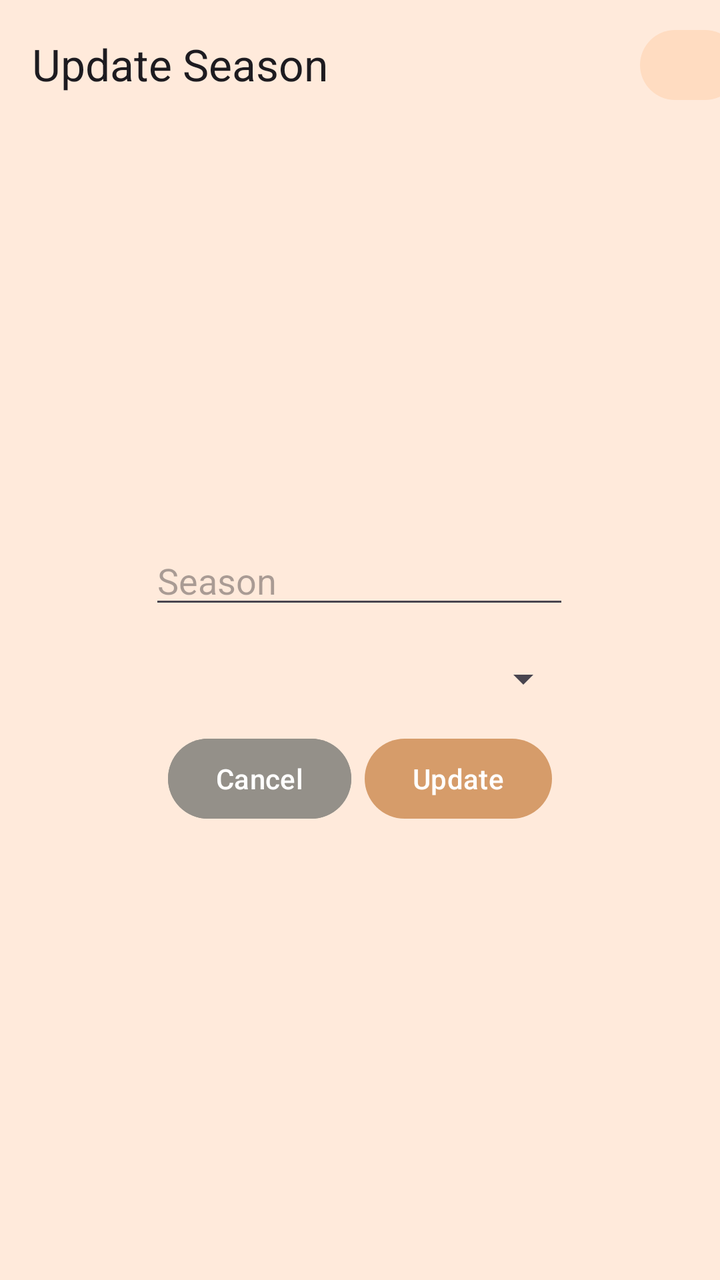
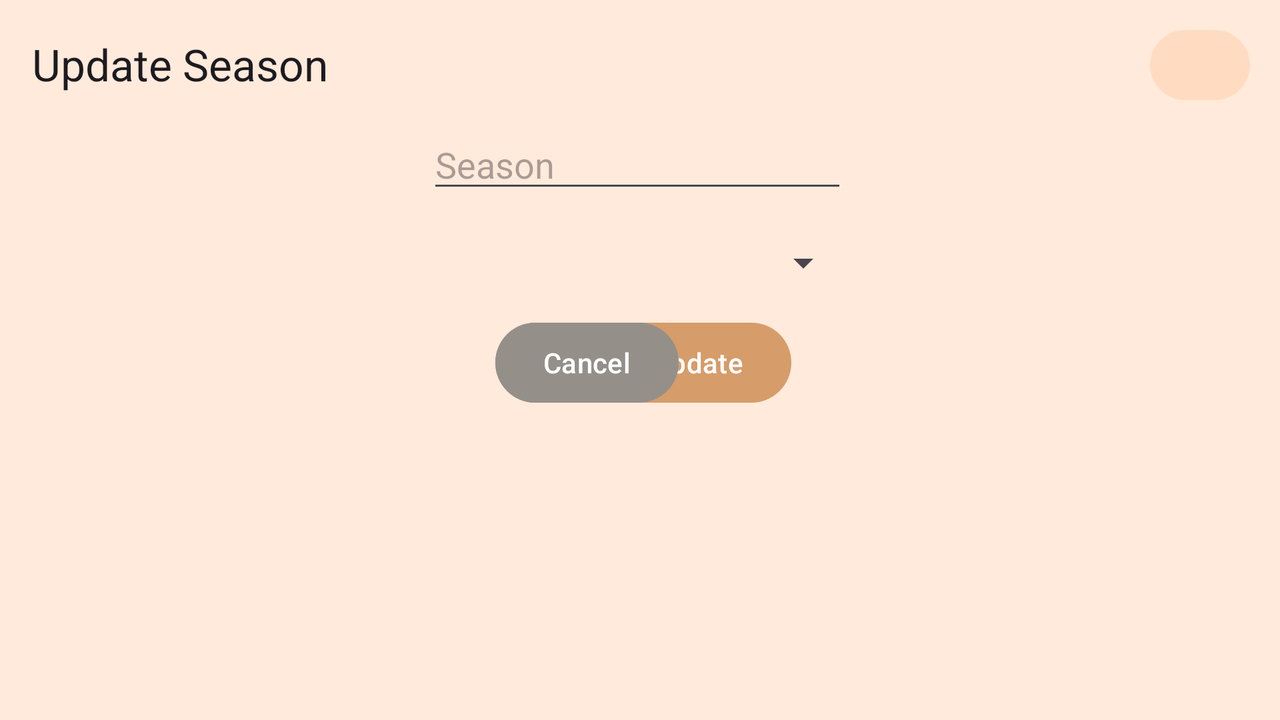

Compare how this app lays out the same screen by default and in its alternative resource folder. The renders come first, then the two layout files and the values they reference.
<!-- AndroidManifest.xml: activity theme AppTheme -->
<!-- res/layout/activity_update_seasons.xml -->
<?xml version="1.0" encoding="utf-8"?>
<androidx.coordinatorlayout.widget.CoordinatorLayout xmlns:android="http://schemas.android.com/apk/res/android"
    xmlns:app="http://schemas.android.com/apk/res-auto"
    xmlns:tools="http://schemas.android.com/tools"
    android:id="@+id/league2_layout"
    android:layout_width="match_parent"
    android:layout_height="match_parent"
    android:fitsSystemWindows="true"
    tools:context=".UpdateSeasonsActivity">
    <com.google.android.material.appbar.AppBarLayout
        android:id="@+id/appBarLayout"
        android:layout_width="match_parent"
        android:layout_height="wrap_content"
        app:layout_constraintEnd_toEndOf="parent"
        app:layout_constraintStart_toStartOf="parent"
        app:layout_constraintTop_toTopOf="parent">

        <com.google.android.material.appbar.MaterialToolbar
            android:id="@+id/topAppBar"
            android:layout_width="match_parent"
            android:layout_height="wrap_content"
            android:background="@color/window"
            android:minHeight="?attr/actionBarSize"
            app:menu="@menu/top_app_bar"
            app:navigationIcon="@drawable/baseline_arrow_back_24"
            app:title="Update Season" />

    </com.google.android.material.appbar.AppBarLayout>

    

    <androidx.core.widget.NestedScrollView
        android:id="@+id/nestedScrollView"
        android:layout_width="match_parent"
        android:layout_height="match_parent"
        app:layout_behavior="@string/appbar_scrolling_view_behavior">

    </androidx.core.widget.NestedScrollView>

    <androidx.constraintlayout.widget.ConstraintLayout
        android:id="@+id/constraintLayout"
        android:layout_width="match_parent"
        android:layout_height="665dp"
        app:layout_constraintTop_toBottomOf="@+id/appBarLayout">
    <Button
        android:id="@+id/update_season"
        android:layout_width="wrap_content"
        android:layout_height="wrap_content"
        android:layout_marginTop="4dp"
        android:text="Update"
        app:layout_constraintEnd_toEndOf="parent"
        app:layout_constraintHorizontal_bias="0.684"
        app:layout_constraintStart_toStartOf="parent"
        app:layout_constraintTop_toBottomOf="@+id/dropDown_season" />

    <Button
        android:id="@+id/cancel_season"
        android:layout_width="wrap_content"
        android:layout_height="wrap_content"
        android:layout_marginTop="4dp"
        android:onClick="mySeasons"
        android:backgroundTint="#949089"
        android:text="Cancel"
        app:layout_constraintBottom_toBottomOf="parent"
        app:layout_constraintEnd_toEndOf="parent"
        app:layout_constraintHorizontal_bias="0.313"
        app:layout_constraintStart_toStartOf="parent"
        app:layout_constraintTop_toBottomOf="@+id/dropDown_season"
        app:layout_constraintVertical_bias="0.0" />

    <EditText
        android:id="@+id/editTextDate_season2"
        android:layout_width="wrap_content"
        android:layout_height="wrap_content"
        android:layout_marginTop="268dp"
        android:ems="10"
        android:hint="Season"
        android:inputType="date"
        app:layout_constraintEnd_toEndOf="parent"
        app:layout_constraintHorizontal_bias="0.497"
        app:layout_constraintStart_toStartOf="parent"
        app:layout_constraintTop_toTopOf="parent" />

    <Spinner
        android:id="@+id/dropDown_season"
        android:layout_width="211dp"
        android:layout_height="44dp"
        android:layout_marginTop="8dp"
        app:layout_constraintEnd_toEndOf="parent"
        app:layout_constraintStart_toStartOf="parent"
        app:layout_constraintTop_toBottomOf="@+id/editTextDate_season2" />
    </androidx.constraintlayout.widget.ConstraintLayout>
    <ImageButton
        android:id="@+id/home"
        android:layout_width="50dp"
        android:layout_height="35dp"
        android:layout_marginStart="320dp"
        android:layout_marginEnd="15dp"
        android:layout_marginTop="15dp"
        android:backgroundTint="@color/home"
        android:onClick="goHome"
        app:layout_anchor="@+id/appBarLayout"
        app:layout_anchorGravity="end|top"
        app:srcCompat="@drawable/baseline_home_filled_24"
        android:background="@drawable/rounded_button"
        android:shape="rectangle"
        />
</androidx.coordinatorlayout.widget.CoordinatorLayout>
<!-- resources referenced by this layout -->
<resources>
  <color name="home">#FFDCC1</color>
  <color name="window">#FFEADB</color>
  <!-- drawable rounded_button (drawable) -->
  <?xml version="1.0" encoding="utf-8"?>
  
  
      <shape xmlns:android="http://schemas.android.com/apk/res/android"
          android:shape="rectangle">
          <solid android:color="@color/md_theme_light_primary" />
          <corners android:radius="25dp" /> 
      </shape>
  <style name="AppTheme" parent="Theme.Material3.Light">
          <item name="android:windowBackground">@color/window</item>
          <item name="colorPrimary">@color/md_theme_light_primary</item>
          <item name="colorOnPrimary">@color/md_theme_light_onPrimary</item>
          <item name="colorPrimaryContainer">@color/md_theme_light_primaryContainer</item>
          <item name="colorOnPrimaryContainer">@color/md_theme_light_onPrimaryContainer</item>
          <item name="colorError">@color/md_theme_light_error</item>
          <item name="colorOnError">@color/md_theme_light_onError</item>
          <item name="colorErrorContainer">@color/md_theme_light_errorContainer</item>
          <item name="colorOnErrorContainer">@color/md_theme_light_onErrorContainer</item>
          <item name="colorOnBackground">@color/md_theme_light_onBackground</item>
          <item name="colorSurface">@color/md_theme_light_surface</item>
          <item name="colorOnSurface">@color/md_theme_light_onSurface</item>
          <item name="windowNoTitle">true</item>
  
  </style>
  <color name="md_theme_light_primary">#D69C6A</color>
  <color name="md_theme_light_onPrimary">#FFFFFF</color>
  <color name="md_theme_light_primaryContainer">#FFDCC1</color>
  <color name="md_theme_light_onPrimaryContainer">#A67547</color>
  <color name="md_theme_light_error">#BA1A1A</color>
  <color name="md_theme_light_onError">#FFFFFF</color>
  <color name="md_theme_light_errorContainer">#FFDAD6</color>
  <color name="md_theme_light_onErrorContainer">#410002</color>
  <color name="md_theme_light_onBackground">#1C1B1F</color>
  <color name="md_theme_light_surface">#FFFBFE</color>
  <color name="md_theme_light_onSurface">#1C1B1F</color>
</resources>
<!-- res/layout-land/activity_update_seasons.xml (the repository's variant of the layout above) -->
<!-- drawn on the phone turned sideways -->
<?xml version="1.0" encoding="utf-8"?>
<androidx.coordinatorlayout.widget.CoordinatorLayout xmlns:android="http://schemas.android.com/apk/res/android"
    xmlns:app="http://schemas.android.com/apk/res-auto"
    xmlns:tools="http://schemas.android.com/tools"
    android:id="@+id/league2_layout"
    android:layout_width="match_parent"
    android:layout_height="match_parent"
    android:fitsSystemWindows="true"
    tools:context=".UpdateSeasonsActivity">
    <com.google.android.material.appbar.AppBarLayout
        android:id="@+id/appBarLayout"
        android:layout_width="match_parent"
        android:layout_height="wrap_content"
        app:layout_constraintEnd_toEndOf="parent"
        app:layout_constraintStart_toStartOf="parent"
        app:layout_constraintTop_toTopOf="parent">

        <com.google.android.material.appbar.MaterialToolbar
            android:id="@+id/topAppBar"
            android:layout_width="match_parent"
            android:layout_height="wrap_content"
            android:background="@color/window"
            android:minHeight="?attr/actionBarSize"
            app:menu="@menu/top_app_bar"
            app:navigationIcon="@drawable/baseline_arrow_back_24"
            app:title="Update Season" />

    </com.google.android.material.appbar.AppBarLayout>

    

    <androidx.core.widget.NestedScrollView
        android:id="@+id/nestedScrollView"
        android:layout_width="match_parent"
        android:layout_height="match_parent"
        app:layout_behavior="@string/appbar_scrolling_view_behavior">

    </androidx.core.widget.NestedScrollView>

    <androidx.constraintlayout.widget.ConstraintLayout
        android:id="@+id/constraintLayout"
        android:layout_marginTop="180px"
        android:layout_width="match_parent"
        android:layout_height="match_parent"
        app:layout_constraintTop_toBottomOf="@+id/appBarLayout">

        <Button
            android:id="@+id/update_season"
            android:layout_width="wrap_content"
            android:layout_height="wrap_content"
            android:layout_marginTop="4dp"
            android:layout_marginEnd="105dp"
            android:text="Update"
            app:layout_constraintEnd_toEndOf="parent"
            app:layout_constraintHorizontal_bias="0.684"
            app:layout_constraintStart_toStartOf="parent"
            app:layout_constraintTop_toBottomOf="@+id/dropDown_season" />

        <Button
            android:id="@+id/cancel_season"
            android:layout_width="wrap_content"
            android:layout_height="wrap_content"
            android:layout_marginStart="290dp"
            android:layout_marginTop="4dp"
            android:layout_marginEnd="5dp"
            android:onClick="mySeasons"
            android:backgroundTint="#949089"
            android:text="Cancel"
            app:layout_constraintBottom_toBottomOf="parent"
            app:layout_constraintEnd_toStartOf="@+id/update_season"
            app:layout_constraintStart_toStartOf="parent"
            app:layout_constraintTop_toBottomOf="@+id/dropDown_season"
            app:layout_constraintVertical_bias="0.0" />

        <EditText
            android:id="@+id/editTextDate_season2"
            android:layout_width="wrap_content"
            android:layout_height="wrap_content"
            android:ems="10"
            android:hint="Season"
            android:inputType="date"
            app:layout_constraintEnd_toEndOf="parent"
            app:layout_constraintHorizontal_bias="0.497"
            app:layout_constraintStart_toStartOf="parent"
            app:layout_constraintTop_toTopOf="parent" />

    <Spinner
        android:id="@+id/dropDown_season"
        android:layout_width="211dp"
        android:layout_height="44dp"
        android:layout_marginTop="8dp"
        app:layout_constraintEnd_toEndOf="parent"
        app:layout_constraintStart_toStartOf="parent"
        app:layout_constraintTop_toBottomOf="@+id/editTextDate_season2" />
    </androidx.constraintlayout.widget.ConstraintLayout>
    <ImageButton
        android:id="@+id/home"
        android:layout_width="50dp"
        android:layout_height="35dp"
        android:layout_marginStart="320dp"
        android:layout_marginEnd="15dp"
        android:layout_marginTop="15dp"
        android:backgroundTint="@color/home"
        android:onClick="goHome"
        app:layout_anchor="@+id/appBarLayout"
        app:layout_anchorGravity="end|top"
        app:srcCompat="@drawable/baseline_home_filled_24"
        android:background="@drawable/rounded_button"
        android:shape="rectangle"
        />
</androidx.coordinatorlayout.widget.CoordinatorLayout>
